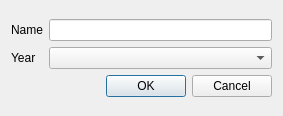
<?xml version="1.0" encoding="UTF-8"?>
<ui version="4.0">
 <class>KNewBudgetDlgDecl</class>
 <widget class="QDialog" name="KNewBudgetDlgDecl">
  <property name="geometry">
   <rect>
    <x>0</x>
    <y>0</y>
    <width>283</width>
    <height>116</height>
   </rect>
  </property>
  <property name="windowTitle">
   <string>New Budget</string>
  </property>
  <property name="modal">
   <bool>true</bool>
  </property>
  <layout class="QGridLayout">
   <item row="0" column="0">
    <layout class="QVBoxLayout">
     <item>
      <layout class="QHBoxLayout">
       <item>
        <layout class="QVBoxLayout">
         <item>
          <widget class="QLabel" name="textLabel2">
           <property name="text">
            <string comment="header of the budget name column">Name</string>
           </property>
           <property name="wordWrap">
            <bool>false</bool>
           </property>
          </widget>
         </item>
         <item>
          <widget class="QLabel" name="textLabel1">
           <property name="text">
            <string>Year</string>
           </property>
           <property name="wordWrap">
            <bool>false</bool>
           </property>
          </widget>
         </item>
        </layout>
       </item>
       <item>
        <layout class="QVBoxLayout">
         <item>
          <widget class="KLineEdit" name="m_leBudgetName"/>
         </item>
         <item>
          <widget class="KComboBox" name="m_cbYear">
           <property name="sizePolicy">
            <sizepolicy hsizetype="Expanding" vsizetype="Fixed">
             <horstretch>0</horstretch>
             <verstretch>0</verstretch>
            </sizepolicy>
           </property>
           <property name="currentIndex">
            <number>-1</number>
           </property>
          </widget>
         </item>
        </layout>
       </item>
      </layout>
     </item>
     <item>
      <widget class="QDialogButtonBox" name="buttonBox">
       <property name="standardButtons">
        <set>QDialogButtonBox::Cancel|QDialogButtonBox::Ok</set>
       </property>
      </widget>
     </item>
    </layout>
   </item>
  </layout>
 </widget>
 <layoutdefault spacing="6" margin="11"/>
 <customwidgets>
  <customwidget>
   <class>KLineEdit</class>
   <extends>QLineEdit</extends>
   <header>klineedit.h</header>
  </customwidget>
  <customwidget>
   <class>KComboBox</class>
   <extends>QComboBox</extends>
   <header>kcombobox.h</header>
  </customwidget>
 </customwidgets>
 <resources/>
 <connections/>
</ui>
